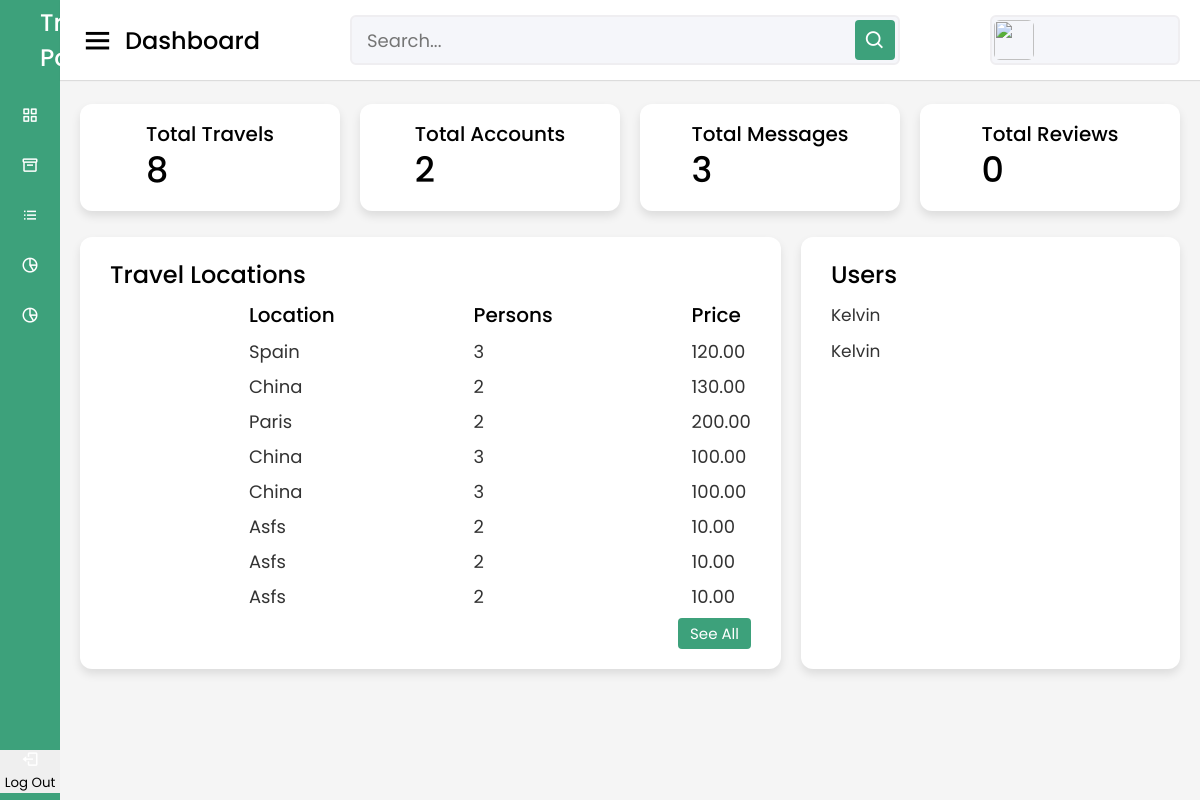
/adminpanel.php, run on an earlier commit of the app's database.
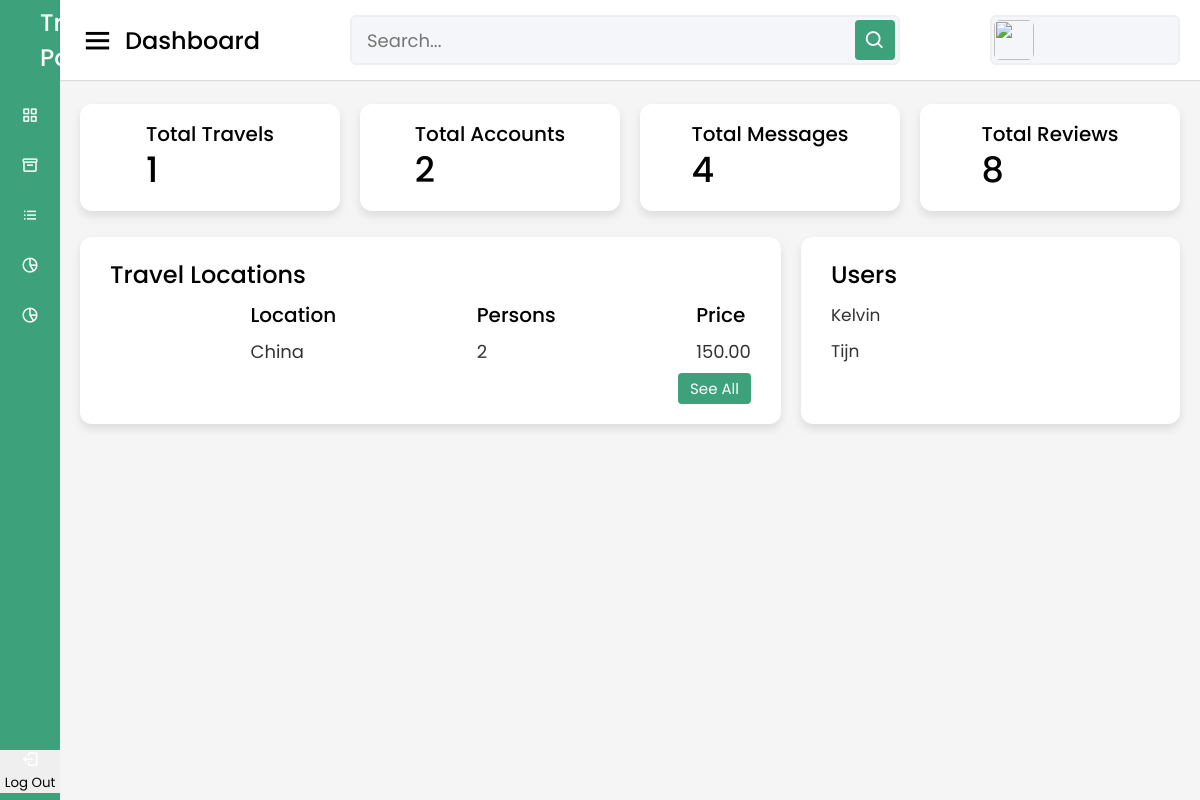
And on a later commit of the database.
### tables this page shows
CREATE TABLE `flights` (
  `flights_id` int(11) NOT NULL,
  `description` text NOT NULL,
  `price` decimal(8,2) NOT NULL,
  `startDate` date NOT NULL,
  `endDate` date NOT NULL,
  `persons` int(10) DEFAULT NULL,
  `destination` varchar(30) DEFAULT NULL,
  `image` varchar(255) DEFAULT NULL
);

CREATE TABLE `users` (
  `users_id` int(11) NOT NULL,
  `username` varchar(100) NOT NULL,
  `password` varchar(255) NOT NULL,
  `admin` tinyint(4) NOT NULL
);

### adminpanel.php (the view, shortened to what the changed rows need)
<!DOCTYPE html>
<html lang="en" dir="ltr">
  <head>
    <link rel="stylesheet" href="style.css">
    <link href='https://unpkg.com/boxicons@2.0.7/css/boxicons.min.css' rel='stylesheet'>
     <link rel="stylesheet" href="css/adminPanel.css" />
   </head>
<body>
  <section class="home-section">
    <div class="home-content">
      <div class="overview-boxes">
        <?php include_once "includes/connect.php";
        $sql = "SELECT COUNT(flights_id) as total_flights FROM flights";
        $stmt = $connect->prepare($sql);
        $stmt->execute();
        $totalTravels = $stmt->fetch();
        ?>
        <div class="box">
          <div class="right-side">
            <div class="box-topic">Total travels</div>
            <div class="number"><?php echo $totalTravels['total_flights']; ?></div>
          </div>
        </div>
        <?php
        $sql = "SELECT COUNT(contact_id) as total_message FROM contact";
        $stmt = $connect->prepare($sql);
        $stmt->execute();
        $totalMessage = $stmt->fetch();
        ?>
        <div class="box">
          <div class="right-side">
            <div class="box-topic">Total messages</div>
            <div class="number"><?php echo $totalMessage['total_message']; ?></div>
          </div>
        </div>
        <?php
        $sql = "SELECT COUNT(reviews_id) as total_reviews FROM reviews";
        $stmt = $connect->prepare($sql);
        $stmt->execute();
        $totalReviews = $stmt->fetch();
        ?>
        <div class="box">
          <div class="right-side">
            <div class="box-topic">Total reviews </div>
            <div class="number"><?php echo $totalReviews['total_reviews']; ?></div>
          </div>
        </div>
      </div>
      <div class="sales-boxes">
        <div class="recent-sales box">
          <div class="sales-details">
            <ul class="details">
            <?php
            $sql = "SELECT destination, persons, price FROM flights LIMIT 9";
            $stmt = $connect->prepare($sql);
            $stmt->execute();
            $flightsResult = $stmt->fetchAll();
            foreach($flightsResult as $item){
            ?>
            <li><a href="#"><?php echo $item['destination']; ?></a></li>
            <?php } ?>
          </ul>
          <ul class="details">
            <?php
            foreach($flightsResult as $item){ ?>
            <li><a href="#"><?php echo $item['persons']; ?></a></li>
            <?php } ?>
          </ul>
          <ul class="details">
            <?php foreach($flightsResult as $item){ ?>
            <li><a href="#"><?php echo $item['price']; ?></a></li>
            <?php } ?>
          </ul>
          </div>
        </div>
        <div class="top-sales box">
          <ul class="top-sales-details">
            <?php
            $sql = "SELECT * FROM users WHERE admin = 0 limit 10";
            $stmt = $connect->prepare($sql);
            $stmt->execute();
            $users = $stmt->fetchAll();
            foreach($users as $item){ ?>
            <li>
            <a href="#">
              <span class="product"><?php echo $item['username'] ?></span>
            </a>
          </li>
          <?php } ?>
          </ul>
        </div>
      </div>
    </div>
  </section>
</body>
</html>

What changed in the data, as far as the page shows it:
removed flights: destination "Spain", persons "3", price "120.00"
removed flights: destination "China", persons "2", price "130.00"
removed flights: destination "Paris", persons "2", price "200.00"
removed flights: destination "China", persons "3", price "100.00"
removed flights: destination "China", persons "3", price "100.00"
removed flights: destination "Asfs", persons "2", price "10.00"
removed flights: destination "Asfs", persons "2", price "10.00"
removed flights: destination "Asfs", persons "2", price "10.00"
removed users: username "Kelvin"
added flights: destination "China", persons "2", price "150.00"
added users: username "Tijn"
Also different on the page:
$totalTravels['total_flights']: "8" → "1"
$totalMessage['total_message']: "3" → "4"
$totalReviews['total_reviews']: "0" → "8"
